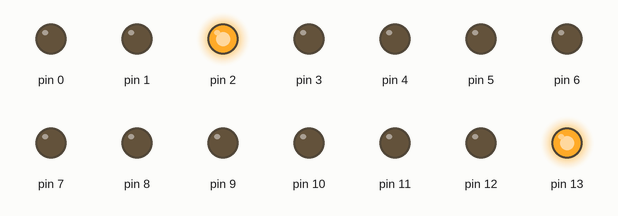
Simulated run of this sketch. Board: Arduino Uno, built with avr-gcc and run on an emulated ATmega328P. Parts: output pins drawn as LEDs (lit = HIGH).

Above: at 0.05 s.
At 5.45 s:
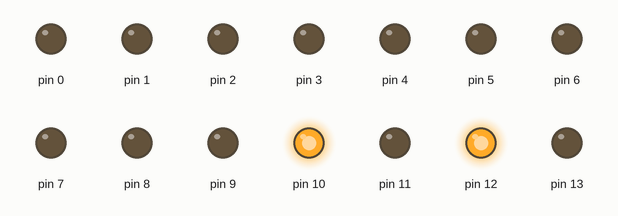
At 10.9 s:
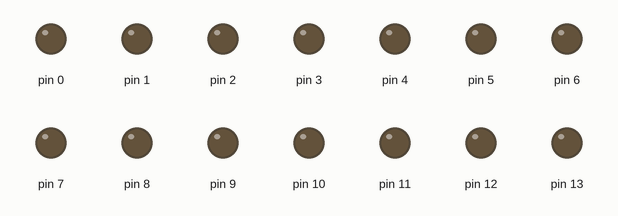
At 20.5 s:
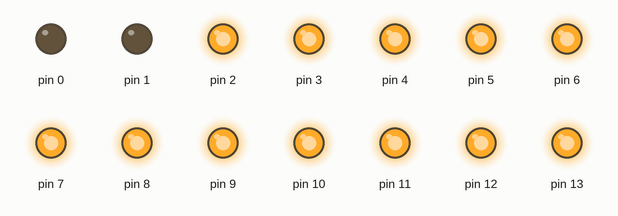
At 25.5 s:
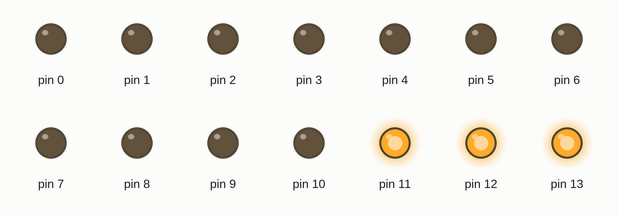
At 39.85 s:
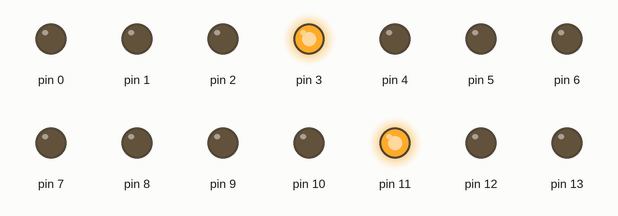
Timing chart, 0 to 40.0 s (numbered marks = the images above):
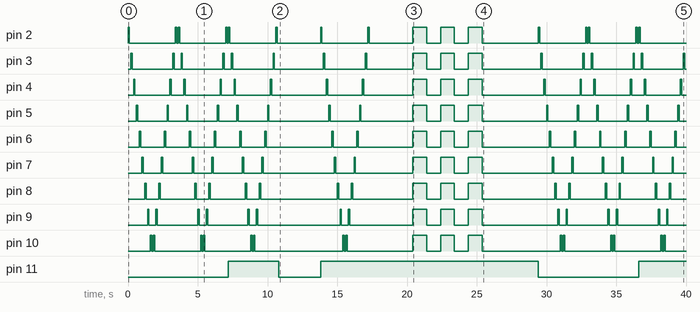

The sketch:

Knight_Rider_Alc_1.ino
```cpp
// Code geschreven door Alectus.
// Zelfde schema kan gebruikt worden.
// Drie Patronen :
// Rij 1 = pin 13 van links naar rechts en terug 1x , daarna rij 2 hetzelfde op pin 12 en idem rij 3 op pin 11.
// langere pauze
// Rij 1 en 2 en 3 heen en terug tegelijk, 3x
// langere pauze
// Rij 1 en 2 en 3 blinken (alles aan en uit) 3x
// langere pauze

// led beeld bij patroon 2 en 3 zijn nogal dim, voedingsrail op 10V gezet maar maakt niet zoveel uit
// hoe dat in het echt uitpakt weet ik niet maar 10V is waarschijnlijk teveel voor deze transistors BC547B zijn dat geloof ik.
// de weerstanden naar de leds staan op 100Ohm (niet in beeld op schema)

int count = 0;
int t100 = 100;         // deze is voor patroon 1 , de leds zijn dan nog goed helder
int t1000 = 1000;      //  t000 voor blink
int extraLang = 3000;  // pauze tussen de drie patronen exta lang

void setup()
{
 for (int i = 0; i <= 13; i++)
 {
  pinMode(i, OUTPUT);
 }
 for (int i = 11; i <= 13; i++)
 {
  digitalWrite(i, LOW);
 }
}
// einde setup ************************************************************

void loop() {   // VL VL VL VL VL VL VL VL VL VL VL VL VL VL VL

// Patroon 1 : Alle drie de rijen apart heen en terug

for (int i = 13 ; i > 10 ; i-- ) {          // Hoogste lus om de drie rijen om de beurt in beweging te krijgen.

      digitalWrite(i, HIGH);                //  andere twee rijen 12 en 11 waren al Low in set-up

 for (count = 2 ; count < 11 ; count++ ) {   // binnen lus 1 voor links naar rechts
  digitalWrite(count, HIGH);
  delay(t100);
  digitalWrite(count , LOW);
  delay(t100);
 }
 for (count = 10 ; count > 1 ; count-- ) {    // binnen lus 2 voor rechts naar links
  digitalWrite(count, HIGH);
  delay(t100);
  digitalWrite(count , LOW);
  delay(t100);
 }
 digitalWrite(i, LOW);            // de twee binnenste lussen zijn uitgevoerd, zet de rij i weer op 0
}                                 // en maak de volgende rij hoog

//  Einde patroon 1       ***********************************************

delay (extraLang);

// *************************************************************************************

// Patroon 2 : Alle drie de rijen samen heen en terug, count zou nu twee moeten zijn maar niet zo belangrijk, kan opnieuw ingesteld worden.

digitalWrite(13, HIGH);  // zet alle drie de rijen op actief.
digitalWrite(12, HIGH);
digitalWrite(11, HIGH);

// deze keer geen hoogste lus omdat alle drie de rijen tegelijk actief zijn

for (count = 2 ; count < 11 ; count++ ) {   // in principe hetzelfde als de vorige maar nu per kolom 3 leds tegelijk ipv 1 led per kolom.
  digitalWrite(count, HIGH);
  delay(t100);                              // delays wat langer gezet als bij het vorige patroon want per drie leds tegelijk blijven die te dim.
  digitalWrite(count , LOW);
  delay(t100);
 }
 for (count = 10 ; count > 1 ; count-- ) {
  digitalWrite(count, HIGH);
  delay(t100);
  digitalWrite(count , LOW);
  delay(t100);
 }
// De leds zijn weer terug in start positie


 //  Einde patroon 2       ***********************************************************

delay (extraLang);

// pin 11 , 12, 13 zijn nog steeds alle drie High dus dat kan mooi gelijk meegenomen worden naar het laatste patroon

//   Patroon 3 : Alle leds tegelijk 3x blinken. ***************************************

for ( int i = 1 ; i < 4 ; i++) {  // 3x alles blinken , dit is de hoogste lus

for ( count = 2 ; count < 11 ; count++) { // lus om alle led pinnen hoog te zetten
  digitalWrite(count, HIGH);
}
delay (t1000); // delay iets langer gezet ander blinkt die wel erg snel

for ( count = 10 ; count > 1 ; count--) { // lus om alle led pinnen laag te zetten
  digitalWrite(count, LOW);
}
delay (t1000);

} // eind haakje van hoogste lus

//  Einde patroon 3       ***********************************************************

delay (extraLang);

// Nu wil het programma weer terug naar begin van void loop en daarom niet vergeten de pinnen 11 ,12, 13 weer laag te zetten.

for (int i = 11; i <= 13; i++)
 {
  digitalWrite(i, LOW);
 }

}  // eindhaakje van void loop *******************************************************
```

Measured:
- by itself, pin 2: LOW → HIGH at 0.00 s, → LOW 0.10 s later, → HIGH 3.3 s later, → LOW 0.10 s later, … (32 changes in this stretch)
- by itself, pin 3: LOW → HIGH at 0.20 s, → LOW 0.10 s later, → HIGH 2.9 s later, → LOW 0.10 s later, … (34 changes in this stretch)
- by itself, pin 4: LOW → HIGH at 0.40 s, → LOW 0.10 s later, → HIGH 2.5 s later, → LOW 0.10 s later, … (34 changes in this stretch)
- by itself, pin 5: LOW → HIGH at 0.60 s, → LOW 0.10 s later, → HIGH 2.1 s later, → LOW 0.10 s later, … (34 changes in this stretch)
- by itself, pin 6: LOW → HIGH at 0.80 s, → LOW 0.10 s later, → HIGH 1.7 s later, → LOW 0.10 s later, … (34 changes in this stretch)
- by itself, pin 7: LOW → HIGH at 1.0 s, → LOW 0.10 s later, → HIGH 1.3 s later, → LOW 0.10 s later, … (34 changes in this stretch)
- by itself, pin 8: LOW → HIGH at 1.2 s, → LOW 0.10 s later, → HIGH 0.90 s later, → LOW 0.10 s later, … (34 changes in this stretch)
- by itself, pin 9: LOW → HIGH at 1.4 s, → LOW 0.10 s later, → HIGH 0.50 s later, → LOW 0.10 s later, … (34 changes in this stretch)
